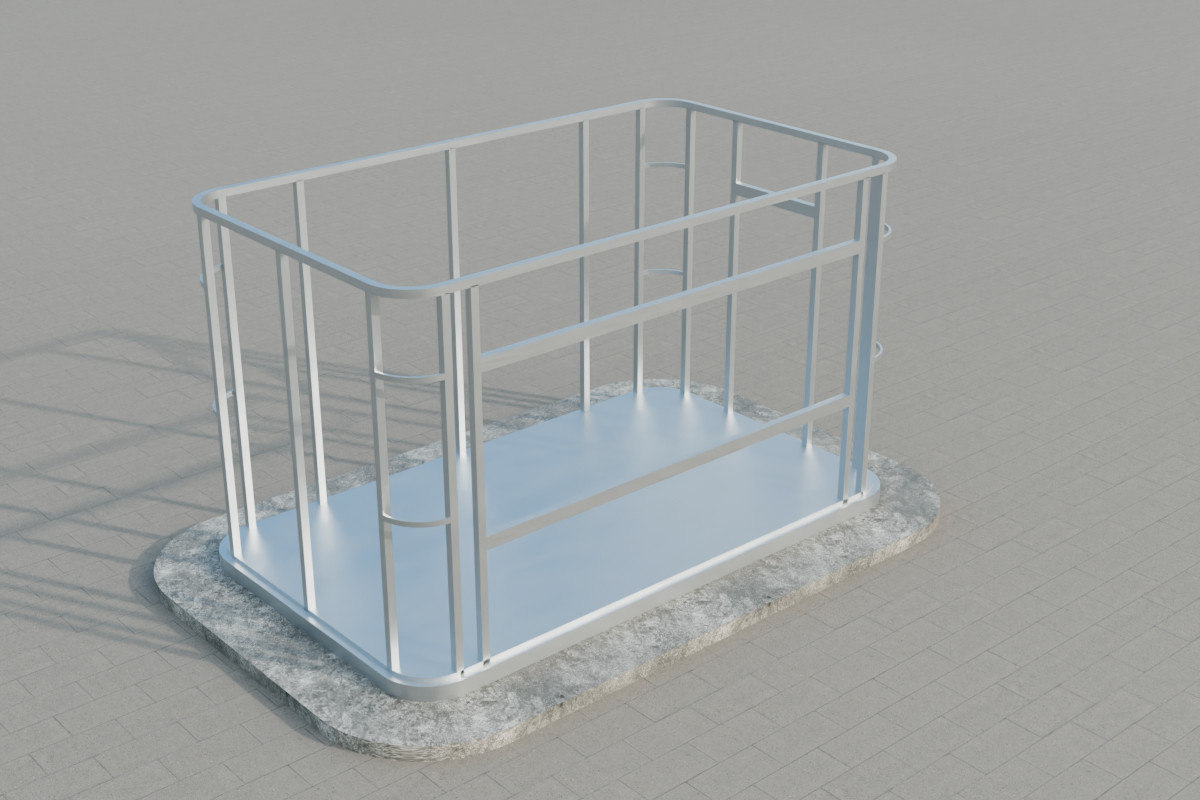
#> input picture kiosk/art/steps/01_sasi.png, 1200 x 800 px
$ python make_steps_sheet.py
#> lines starting #> are read from the running program, lines starting #| are printed output that depends on the picture
"""Combine the 8 assembly-step renders into one labelled image.

    python make_steps_sheet.py   # -> docs/uretim/montaj_adimlari.jpg
"""
import pathlib

from PIL import Image, ImageDraw, ImageFont

ROOT = pathlib.Path(__file__).resolve().parent
STEPS = ROOT / "kiosk" / "art" / "steps"
FONTS = ROOT / "assets" / "fonts"
OUT = ROOT / "docs" / "uretim" / "montaj_adimlari.jpg"

ITEMS = [
    ("01_sasi", "1 · Demir şasi", "Taban çerçeve, kirişler, dikmeler, üst çerçeve"),
    ("02_panel", "2 · Sandviç panel", "Düz yüzlere panel, köşelere kavisli modül, çatı"),
    ("03_bosluk", "3 · Boşluklar", "Ortada 3600 × 1170 cam, yanda kapı boşluğu"),
    ("04_cita", "4 · Karkas ve çıta", "Siyah karkas, 40×28 ahşap çıta, 40 mm ara"),
    ("05_alucobond", "5 · Alükobond", "Üst bant 600, logo ve daire tabela"),
    ("06_cam_kapi", "6 · Cam ve kapı", "Doğrama, cam, menü ekranı, kapı, bar rafları"),
    ("07_asma_kat", "7 · Asma tavan + klima", "+2500 tavan, üstünde gizli kanallı klima"),
    ("08_final", "8 · Teslim", "Işıklar, servis kapağı, son kontroller"),
]
INK, CREAM, PAPER, GREY = (31, 29, 28), (239, 226, 196), (244, 239, 230), (110, 104, 98)


def main(cols=4, cell_w=900, gap=36, margin=60):
#> called with cols = 4, cell_w = 900, gap = 36, margin = 60
    imgs = [Image.open(STEPS / f"{name}.png").convert("RGB") for name, _, _ in ITEMS]
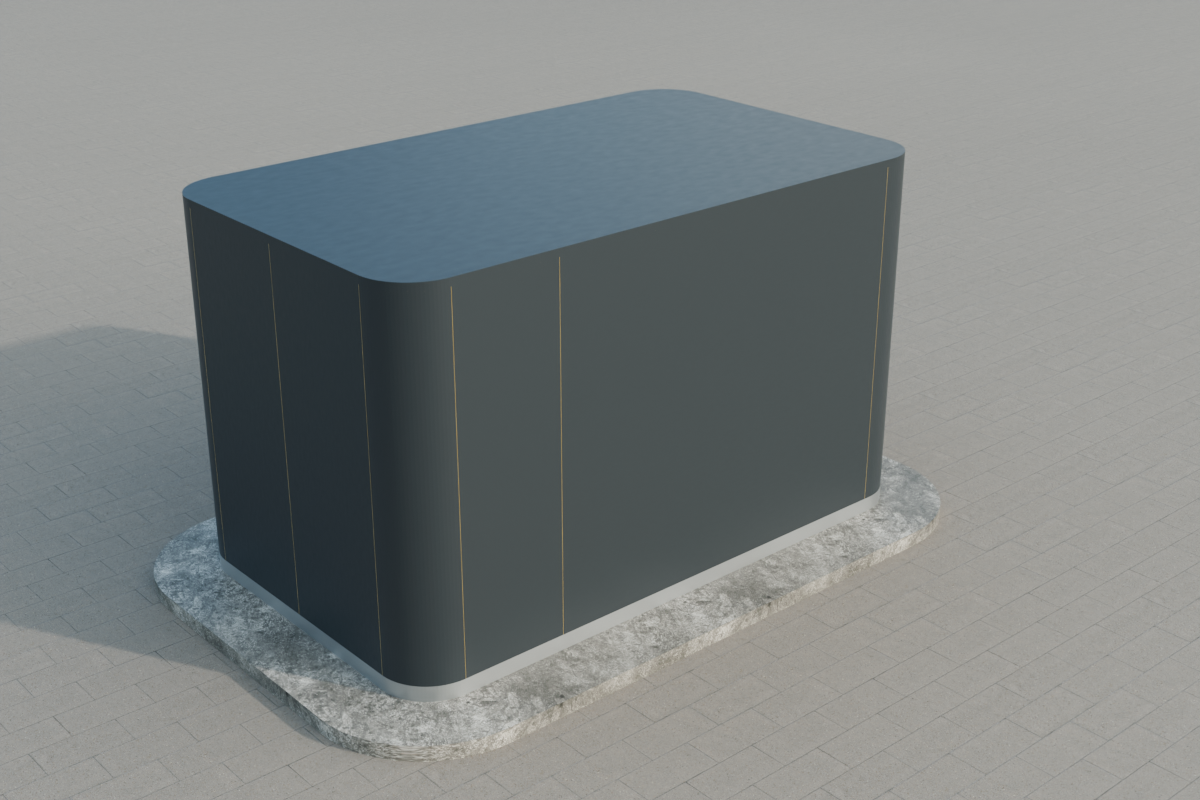
#> input picture kiosk/art/steps/02_panel.png, 1200 x 800 px
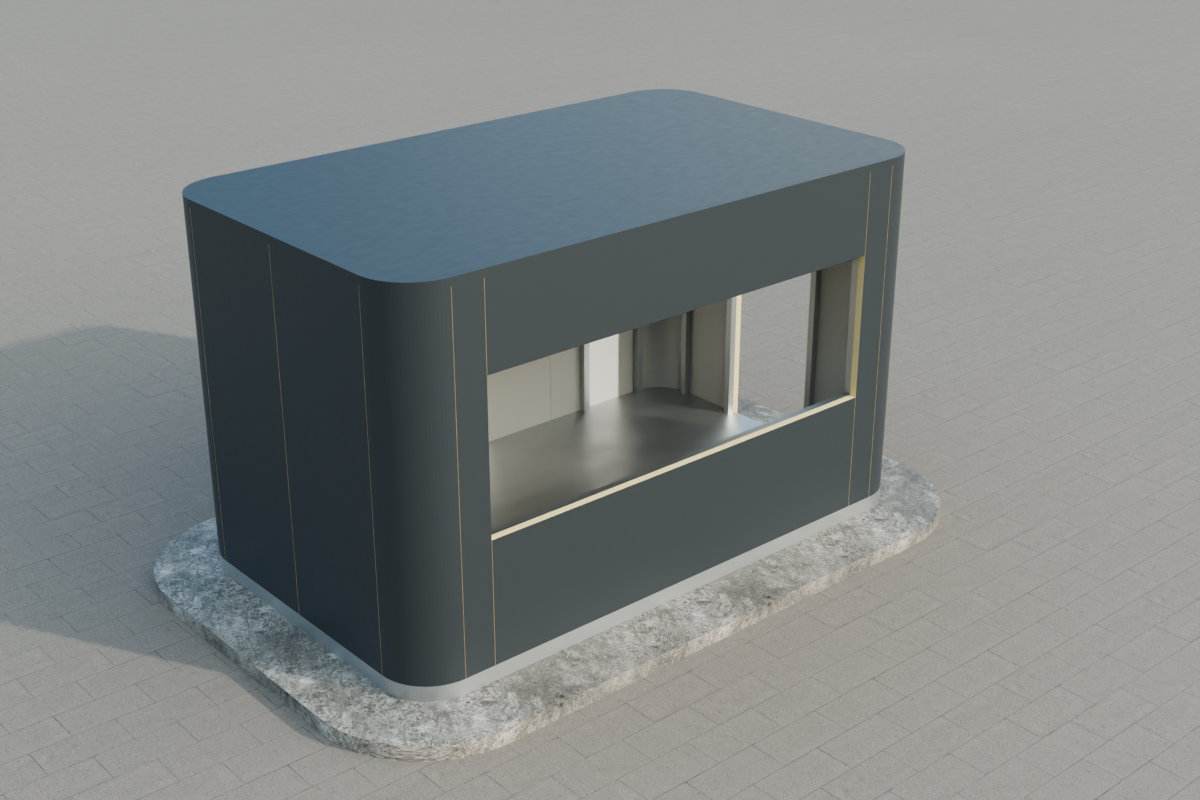
#> input picture kiosk/art/steps/03_bosluk.png, 1200 x 800 px
    cell_h = round(cell_w * imgs[0].height / imgs[0].width)
    rows = (len(imgs) + cols - 1) // cols
    text_h = 130
    head_h = 150
    W = margin * 2 + cols * cell_w + (cols - 1) * gap
    H = margin + head_h + rows * (cell_h + text_h) + (rows - 1) * gap + margin
    sheet = Image.new("RGB", (W, H), PAPER)
    d = ImageDraw.Draw(sheet)
    f = lambda name, s: ImageFont.truetype(str(FONTS / name), s)  # noqa: E731
    d.text((margin, margin), "MHC Mola · Kiosk montaj sırası", font=f("Jost-Medium.ttf", 64), fill=INK)
    d.text((margin, margin + 84), "5000 × 3000 × 3000 mm  ·  şasi  ·  panel  ·  çıta  ·  alükobond  ·  cam  ·  asma tavan",
           font=f("Jost-Regular.ttf", 34), fill=GREY)
    for i, (im, (_, title, desc)) in enumerate(zip(imgs, ITEMS)):
        c, r = i % cols, i // cols
        x = margin + c * (cell_w + gap)
        y = margin + head_h + r * (cell_h + text_h + gap)
        sheet.paste(im.resize((cell_w, cell_h), Image.LANCZOS), (x, y))
        d.rectangle((x, y, x + cell_w - 1, y + cell_h - 1), outline=(200, 194, 184), width=2)
        d.text((x, y + cell_h + 22), title, font=f("Jost-Medium.ttf", 44), fill=INK)
        d.text((x, y + cell_h + 80), desc, font=f("Jost-Regular.ttf", 30), fill=GREY)
    sheet.save(OUT, quality=92, optimize=True)
    print(OUT, sheet.size)


if __name__ == "__main__":
#> (the run stopped early here; a loop or call above may not have finished)
